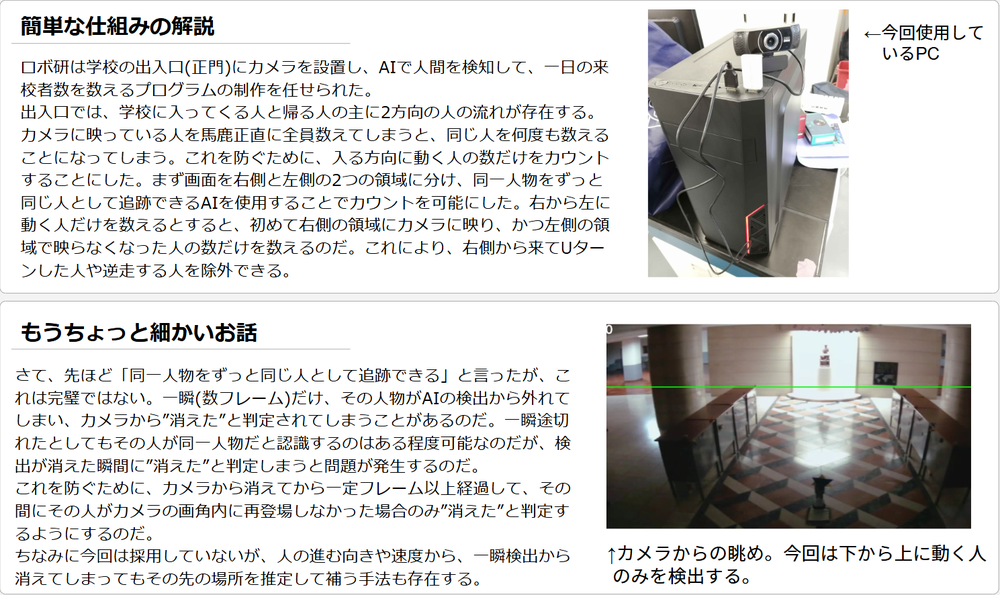
#> input picture image.png, 1000 x 595 px, shrunk from 1489 x 886 before the run
$ python get_edge.py
#> lines starting #> are read from the running program, lines starting #| are printed output that depends on the picture; after the words box and inside, x2 and y2 are one past the last pixel; in counts of white or black regions, pixels touching at a corner belong together
import numpy as np
import cv2

def edge(img):
    origine = img
#> origine is the input picture: shape (595, 1000, 3); mean B, G, R 208.5, 209.5, 210.1
    siz = min(img.shape[:2])
#> siz = 595
    print(siz*0.0005)
#| 0.2975
    blur_kernel = int(siz*0.0005)
#> blur_kernel = 0
    print(blur_kernel)
#| 0
    #origine = cv2.blur(origine,(blur_kernel,blur_kernel))
    img = cv2.cvtColor(img,cv2.COLOR_BGR2GRAY)
    #img = 255 - img
    #img = cv2.blur(img, (8, 8))
    #img = cv2.equalizeHist(img)
    img = cv2.GaussianBlur(img, (7, 7), 0)
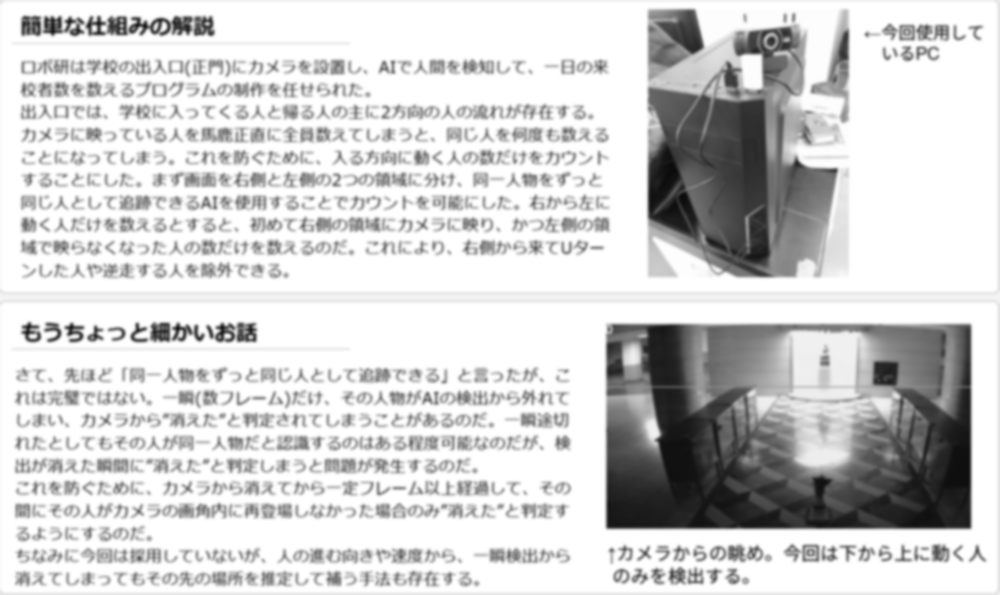
#> img: shape (595, 1000); min 12, max 255, mean 209.6
    cv2.imwrite("blured.png",img)
    edges = cv2.adaptiveThreshold(img, 255,cv2.ADAPTIVE_THRESH_MEAN_C,cv2.THRESH_BINARY, 11, 7)
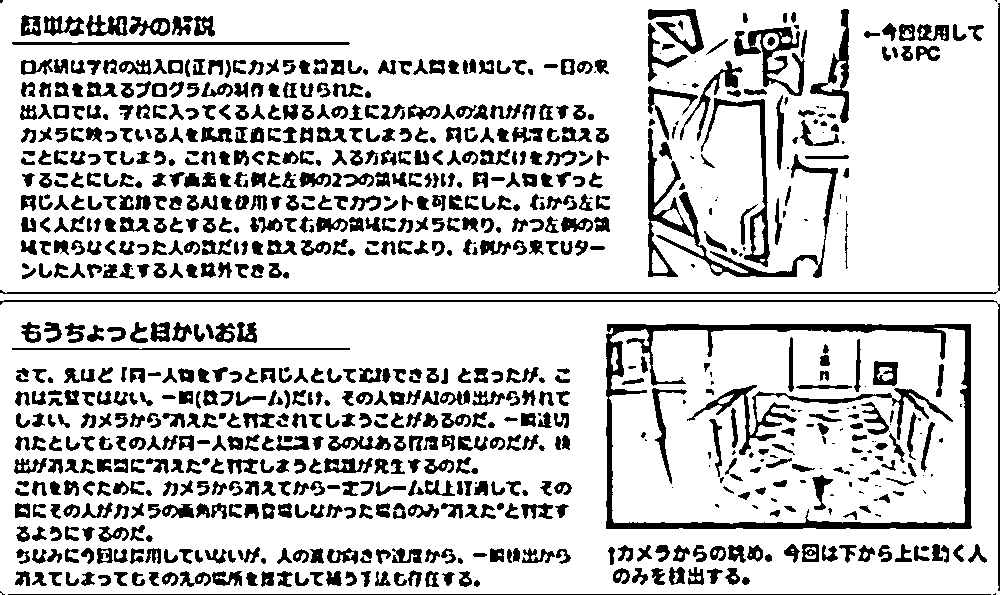
#> edges: shape (595, 1000); 80% white; 882 black regions (89 under 20 px), largest, box (x1, y1, x2, y2) and area: (606, 324, 972, 529) 7896, (648, 128, 838, 278) 3647, (0, 3, 1000, 294) 2565
    cv2.imwrite("edge_only.png",edges)
    mask = cv2.inRange(edges, 255, 255) # bgrからマスクを作成
    extract = cv2.bitwise_and(origine, origine, mask=mask) # 元画像とマスクを合成
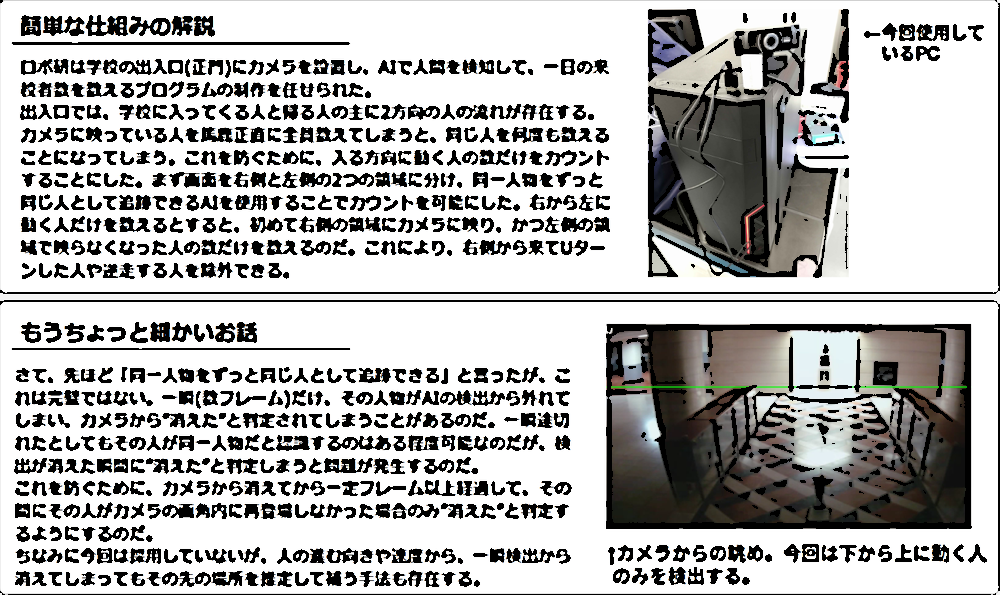
#> extract: shape (595, 1000, 3); mean B, G, R 179.9, 180.8, 181.2
    #cv2.imwrite("dst.png", dst)
    #cv2.imwrite("extract.png",extract)
    print(img.shape)
#| (595, 1000)
    return extract
cv2.imwrite("edge_result.png",edge(cv2.imread("image.png")))
